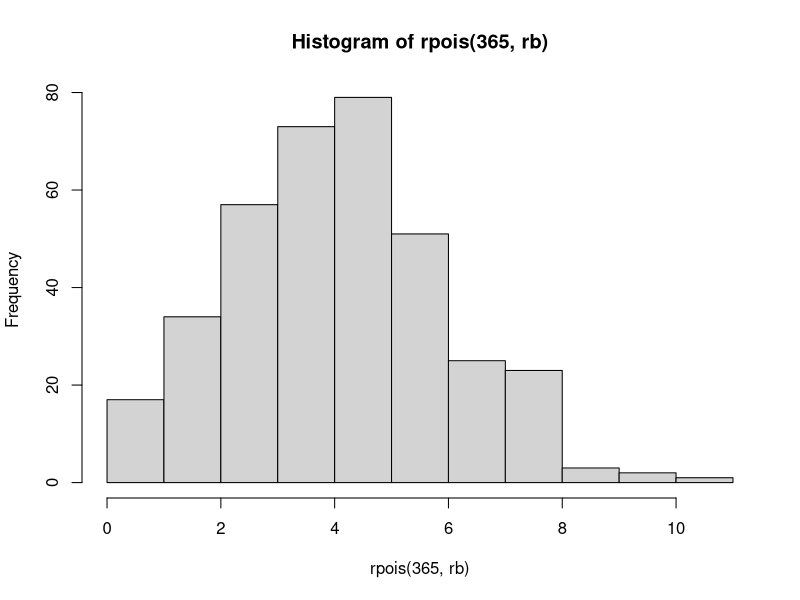

Here is the R script that generated this plot:
rb = 4.5

# 3.a
n = 6
res = dpois(n, rb)

# 3.b
hist(rpois(365, rb))

# 3.c

#3.D
Rataan = rb
Rataan

Varian = rb
Varian